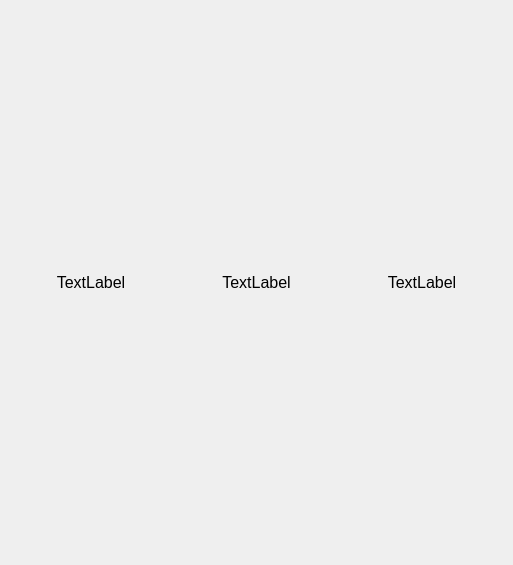
<?xml version="1.0" encoding="UTF-8"?>
<ui version="4.0">
 <class>BtDevCell</class>
 <widget class="QWidget" name="BtDevCell">
  <property name="geometry">
   <rect>
    <x>0</x>
    <y>0</y>
    <width>513</width>
    <height>565</height>
   </rect>
  </property>
  <property name="windowTitle">
   <string>Form</string>
  </property>
  <layout class="QHBoxLayout" name="horizontalLayout">
   <item>
    <widget class="QLabel" name="btName">
     <property name="font">
      <font>
       <pointsize>12</pointsize>
      </font>
     </property>
     <property name="text">
      <string>TextLabel</string>
     </property>
     <property name="alignment">
      <set>Qt::AlignCenter</set>
     </property>
    </widget>
   </item>
   <item>
    <widget class="QLabel" name="btAddr">
     <property name="font">
      <font>
       <pointsize>12</pointsize>
      </font>
     </property>
     <property name="text">
      <string>TextLabel</string>
     </property>
     <property name="alignment">
      <set>Qt::AlignCenter</set>
     </property>
    </widget>
   </item>
   <item>
    <widget class="QLabel" name="btRssi">
     <property name="font">
      <font>
       <pointsize>12</pointsize>
      </font>
     </property>
     <property name="text">
      <string>TextLabel</string>
     </property>
     <property name="alignment">
      <set>Qt::AlignCenter</set>
     </property>
    </widget>
   </item>
  </layout>
 </widget>
 <resources/>
 <connections/>
</ui>
